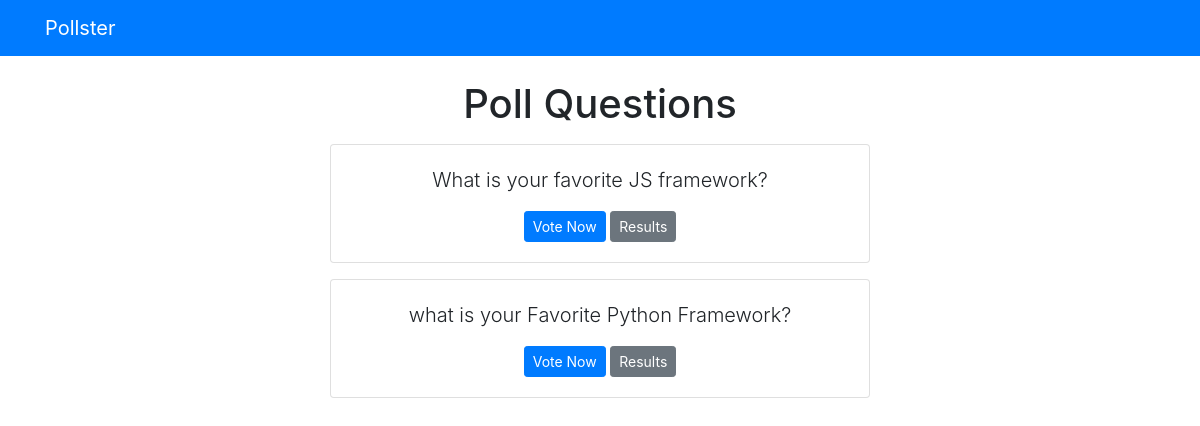
The page /polls/ on the database as committed earlier.
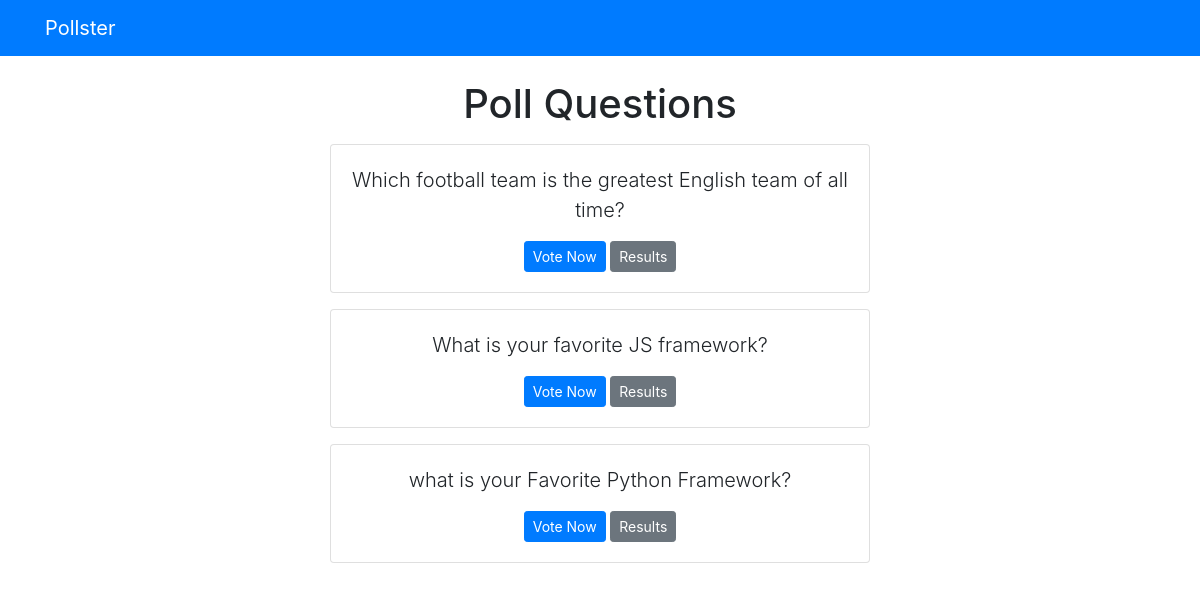
The same page on the database as committed later.
### polls/models.py (models this page shows, shortened)
class Question(models.Model):
    question_text = models.CharField(max_length=200)
    pub_date = models.DateTimeField('data published')

### polls/views.py (the view)
# urls.py: path('', views.index, name='index'),
def index(request):
    latest_question_list = Question.objects.order_by('-pub_date')[:5]
    context = {'latest_question_list': latest_question_list}
    return render(request, 'polls/index.html', context)

### templates/polls/index.html
{% extends 'base.html'%}
{% block content %}
  <h1 class="text-center mb-3">Poll Questions</h1>
  {% if latest_question_list %}
    {% for question in latest_question_list %}
      <div class="card mb-3">
        <div class="card-body">
          <p class="lead text-center">{{ question.question_text }}</p>
          <div class="text-center">
            <a href="{% url 'polls:detail' question.id %}" class="btn btn-primary btn-sm">Vote Now</a>
            <a href="{% url 'polls:results' question.id %}" class="btn btn-secondary btn-sm">Results</a>
          </div>
        </div>
      </div>
    {% endfor %}
  {% else %}
    <p>No polls available</p>
  {% endif %}
{% endblock %}

Rows that differ between the two databases and show on the page:
added Question: question_text "Which football team is the greatest English team of all time?"
